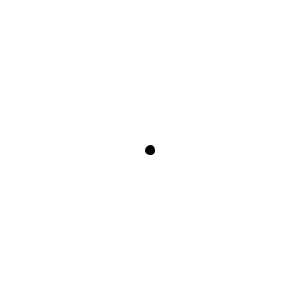
Frame 1 (no input)
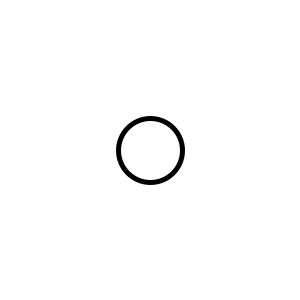
Frame 60 (the mouse pressed at the canvas centre just before this capture)
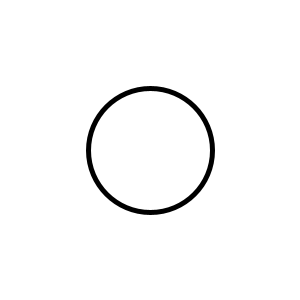
Frame 120 (the mouse held since frame 60 and released just before this capture)

The Processing sketch that drew these frames (run headless with seeded random() and noise(); from frame 60 on, the mouse is pressed at the canvas centre):

// Processing sketch: sketch_3rd_transformation
// ── sketch_3rd_transformation.pde
//LESSON 2E
int x= 5;

void setup() { 
  size(300, 300); 
  
  strokeWeight(5); 
}

void draw() { 
  background(255); 
  ellipse(150, 150, x, x); 
  x = x + 1; 
  if(x > 300) {
    x = 5; 
  }
}
